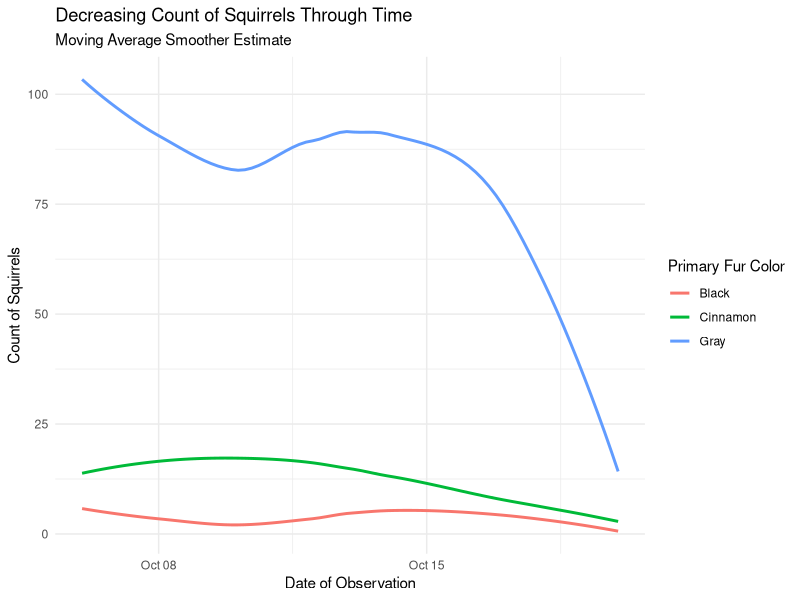

The R script that drew this image:
## ---- chunk 1
library(tidyverse)
library(ggplot2)
# install.packages('patchwork')
library(patchwork)

theme_set(theme_minimal())
knitr::opts_chunk$set(dpi = 200)
## ---- chunk 2
squirrel_subset <- read.csv('squirrels_subset.csv')
squirrel_subset <- filter(squirrel_subset, !is.na(primary_fur_color))

squirrel_subset <- squirrel_subset %>%
  mutate(date_f = as.Date.character(date, format = '%m%d%Y'))
## ---- chunk 3
squirrel_subset %>%  
  group_by(date_f, primary_fur_color) %>%  
  summarise(count_of_squirrels = n()) %>%  
  ggplot() + 
  aes(x = date_f, y = count_of_squirrels, color = primary_fur_color) + 
  stat_smooth(se = FALSE) +
  labs(
    title = 'Decreasing Count of Squirrels Through Time',
    subtitle = 'Moving Average Smoother Estimate',
    x = 'Date of Observation',
    y = 'Count of Squirrels',
    color = 'Primary Fur Color'    # change the 'color' in aes
  )
